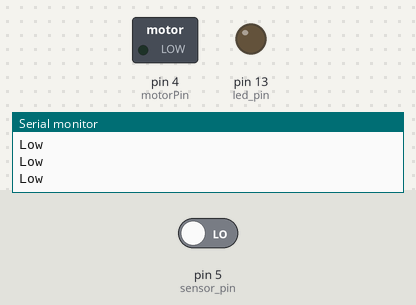
A sketch run on a simulated Arduino Uno, built with avr-gcc and run on an emulated ATmega328P. Shown: switched loads named in the sketch (green lamp = pin HIGH), output pins drawn as LEDs (lit = HIGH), the last lines printed to the serial monitor. The test bench sets the inputs (shaded band); at power-on: pin 5 (sensor_pin) LOW.

Above: at 2.8 s.
2.9 s: pin 5 (sensor_pin) driven HIGH
At 3.9 s:
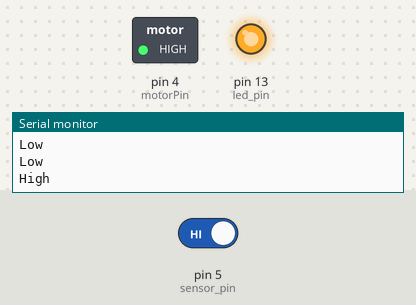
4.5 s: pin 5 (sensor_pin) driven LOW
At 5.4 s:
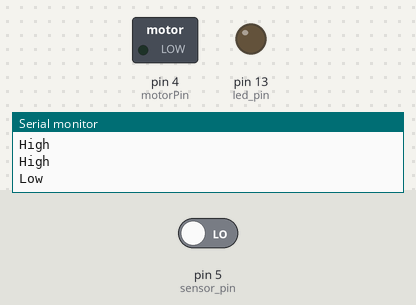
Timing chart, 0 to 7.5 s (numbered marks = the images above; inputs shaded):
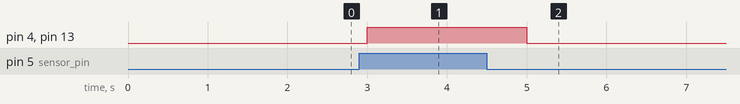

The sketch:

Motor_con_sensor.ino
```cpp
/*
www.RobotLinking.com
*/

int led_pin =13;
int sensor_pin =5;
int motorPin = 4;
  int speed = 0;

void setup()
{
  pinMode(motorPin, OUTPUT);
  Serial.begin(115200);
  while (! Serial);
  Serial.println("Speed 0 to 255");

  pinMode(led_pin, OUTPUT);
  pinMode(sensor_pin, INPUT);
}


void loop()
{

if(digitalRead(sensor_pin) == HIGH){

digitalWrite(led_pin, HIGH);

digitalWrite(motorPin, 255);
  Serial.println("High");

delay(1000);
 } else {

digitalWrite(led_pin, LOW);
digitalWrite(motorPin, 0);

  Serial.println("Low");
delay(1000);


}


/*  while(true){
      speed = speed+10;
  if (speed>255)
  {speed=0;
  }

    if (speed >= 0 && speed <= 255)
    {
      Serial.println(speed);
      digitalWrite(motorPin, speed);
      //analogWrite(motorPin, speed);
    }

  }
  */
}
```

Measured:
- after the input at 2.9 s, pin 4 (motorPin), pin 13 (led_pin): LOW → HIGH after 0.10 s
- after the input at 4.5 s, pin 4 (motorPin), pin 13 (led_pin): HIGH → LOW after 0.50 s
